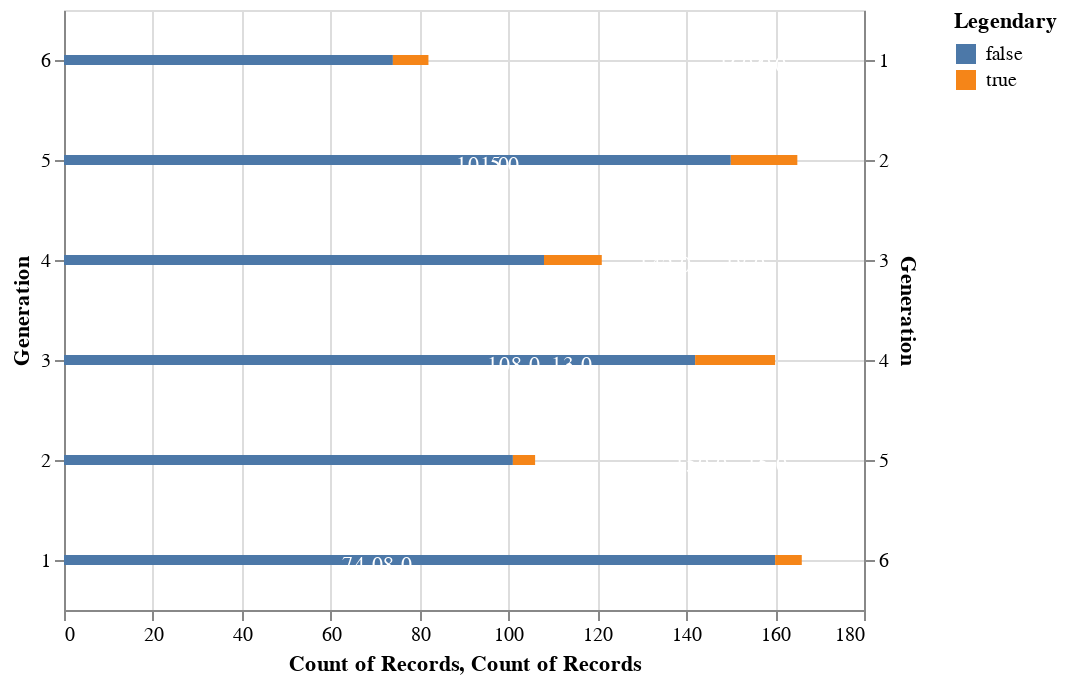

The code cell stored with this chart in its notebook:
### Markdown cell above
## 7) Utilizando o dataset Pokemon, crie um gráfico de barras que mostre, para cada geração, a proporção de pokemons Legendários e aqueles que não são legendários. Use stacked bar.

### Code cell
# resposta 7
barras = alt.Chart(poke).mark_bar().encode(
    x='count()',
    y='Generation',
    color='Legendary'
)

texto = alt.Chart(poke).mark_text(dx=-15, dy=3, color='white').encode(
    x=alt.X('count()):Q', stack='zero'),
    y=alt.Y('Generation:N'),
    detail='Legendary:N',
    text=alt.Text('count():Q', format='.1f')
)

barras + texto

### Figure 1 — Vega-Lite specification as saved in the notebook (floating-point values rounded to 4 significant figures; data arrays with more than 128 entries replaced by an {"elided": "..."} marker saying what was removed)
{"$schema": "https://vega.github.io/schema/vega-lite/v3.4.0.json", "config": {"mark": {"tooltip": null}, "view": {"height": 300, "width": 400}}, "data": {"name": "data-3a85dbec9759246882ecb2a4586afdbd"}, "datasets": {"data-3a85dbec9759246882ecb2a4586afdbd": {"elided": "800 records"}}, "layer": [{"encoding": {"color": {"field": "Legendary", "type": "nominal"}, "x": {"aggregate": "count", "type": "quantitative"}, "y": {"field": "Generation", "type": "quantitative"}}, "mark": "bar"}, {"encoding": {"detail": {"field": "Legendary", "type": "nominal"}, "text": {"aggregate": "count", "format": ".1f", "type": "quantitative"}, "x": {"aggregate": "count", "field": ")", "stack": "zero", "type": "quantitative"}, "y": {"field": "Generation", "type": "nominal"}}, "mark": {"color": "white", "dx": -15, "dy": 3, "type": "text"}}]}
